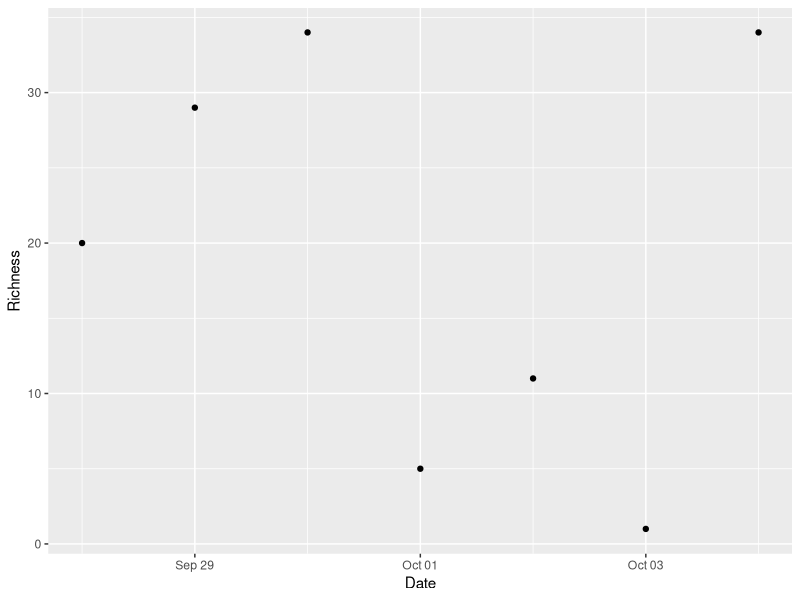
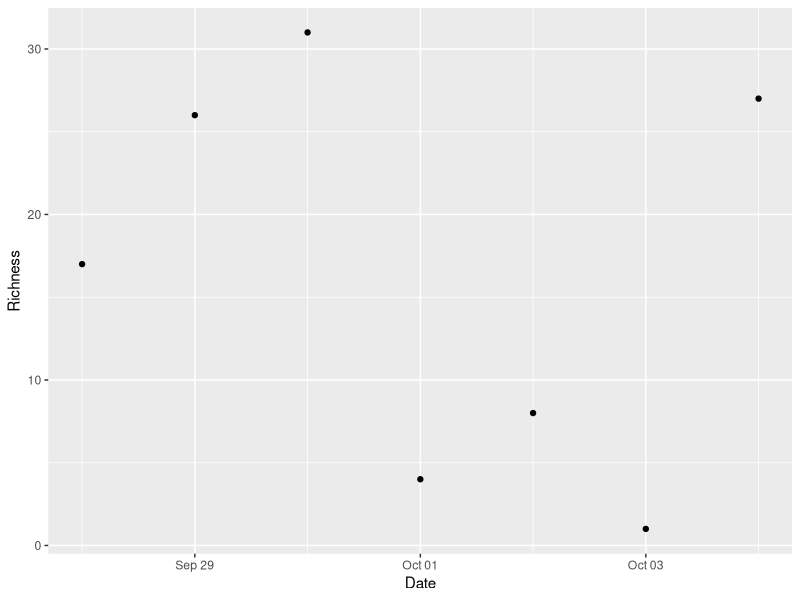
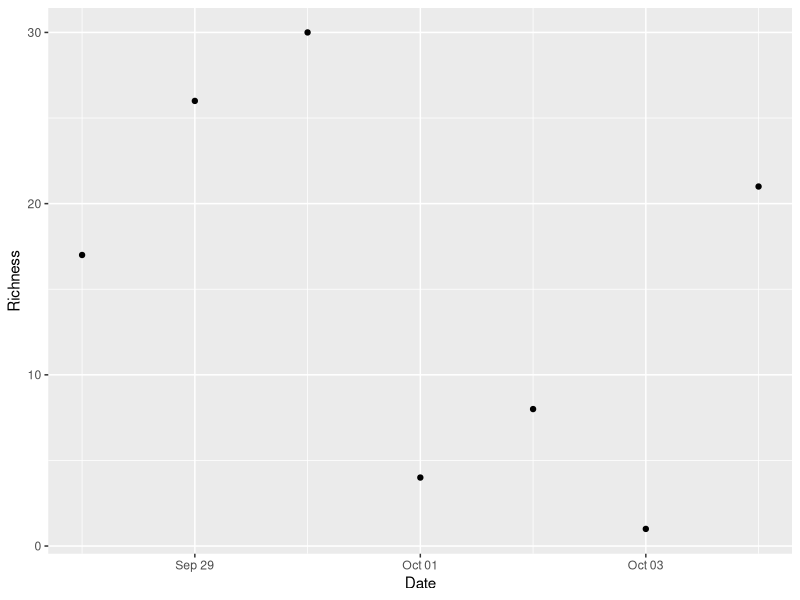
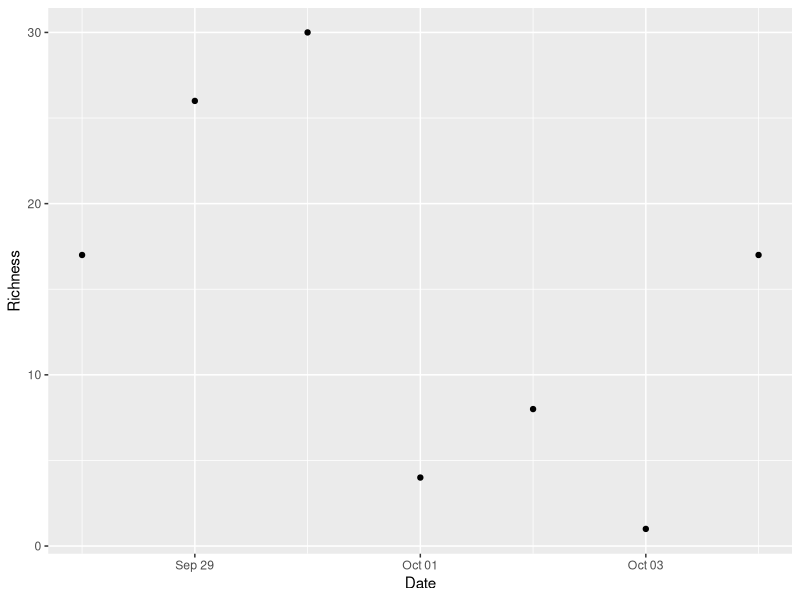
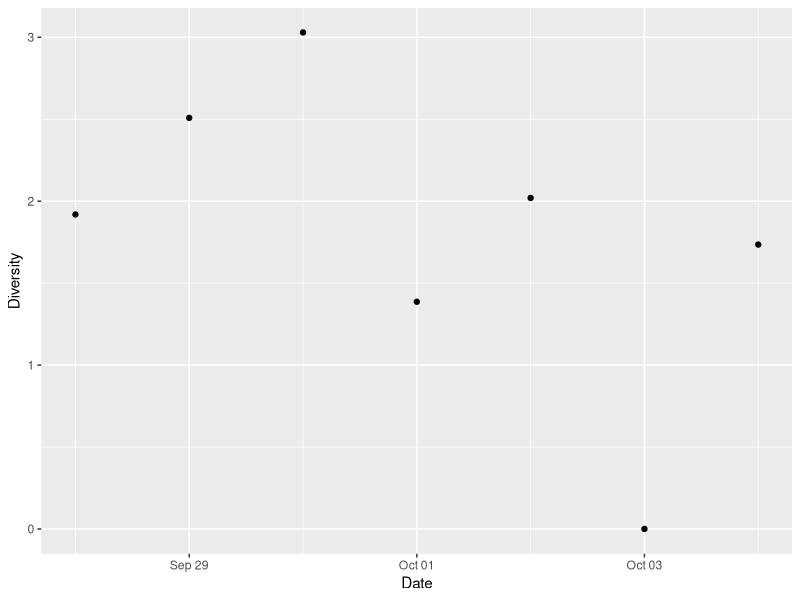
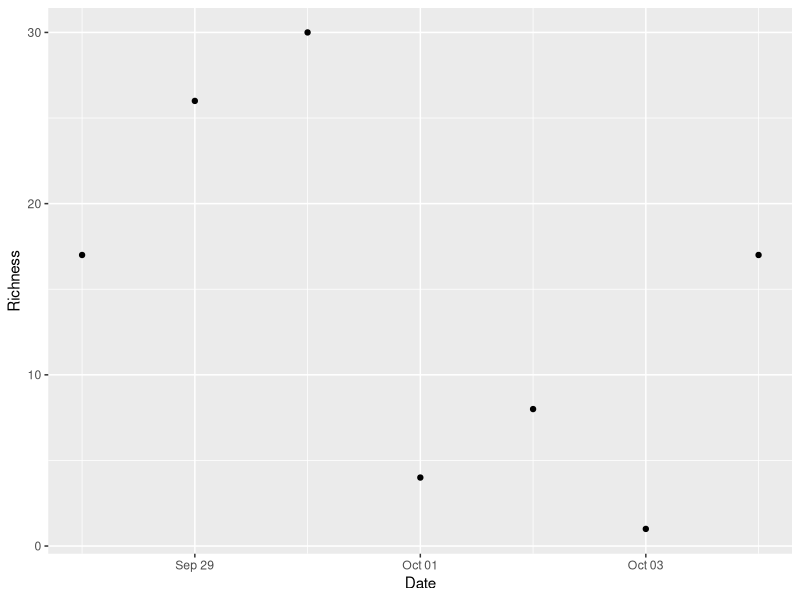
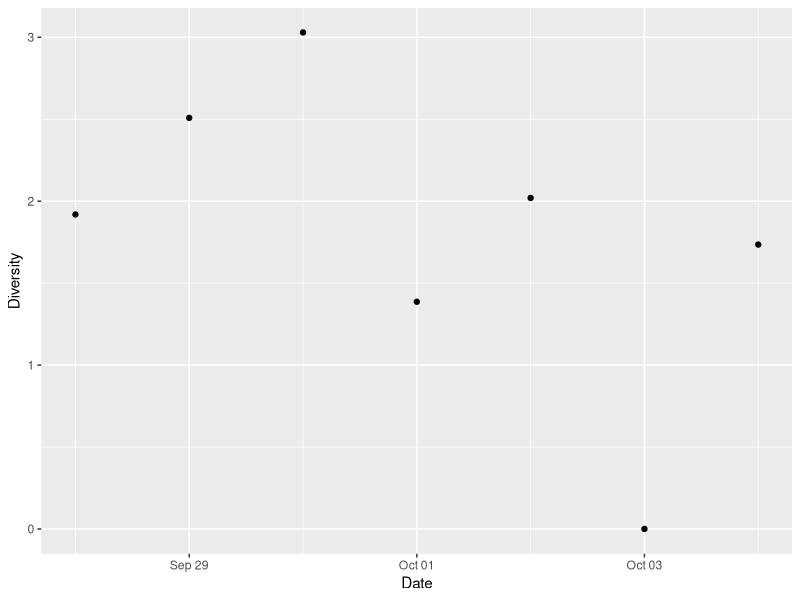
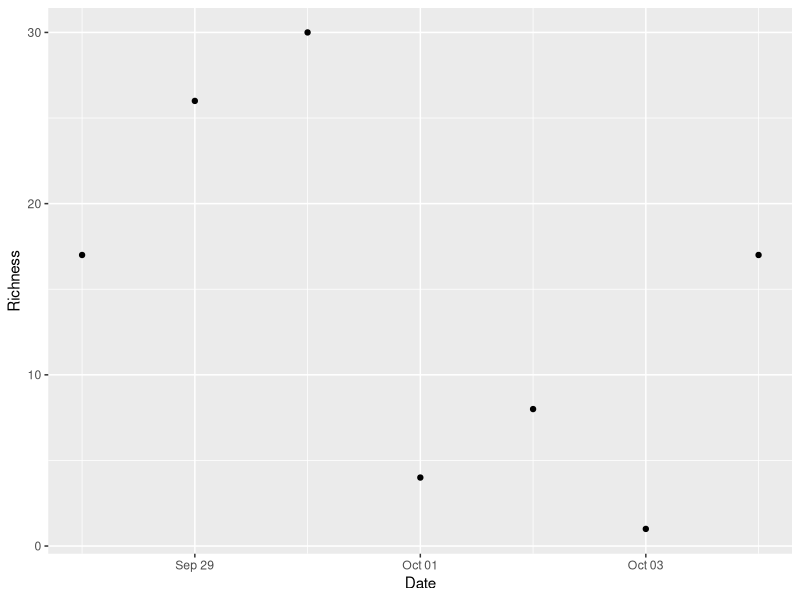

These figures' R source, in order:
## ---- chunk 1
#| output: false

libs <- c("vegan", "tidyverse")
libs_missing <- libs[!(libs %in% installed.packages()[, "Package"])]
if (length(libs_missing) > 0) {
  for (l in libs_missing) {
    install.packages(l)
  }
}
## ---- chunk 2
knitr::opts_chunk$set(echo = TRUE, fig.height = 3)
## ---- chunk 3
bird_data <- read.csv(file = "data/sweetwater-data-clean01.csv")
## ---- chunk 4
head(bird_data)
## ---- chunk 5
bird_data <- read.csv(file = "data/sweetwater-data-clean02.csv")
## ---- chunk 6
head(bird_data)
## ---- chunk 7
summary(bird_data)
## ---- chunk 8
bird_data$Date <- as.Date(bird_data$Date)
## ---- chunk 9
library(tidyverse)
## ---- chunk 10
# Calculate species richness per day
richness <- bird_data %>%
  group_by(Date) %>%
  summarize(Richness = n())
## ---- chunk 11
richness
## ---- chunk 12
# Plot daily species richness
richness_plot <- ggplot(data = richness,
                        mapping = aes(x = Date,
                                      y = Richness)) +
  geom_point()
print(richness_plot)
## ---- chunk 13
head(bird_data)
## ---- chunk 14
bird_data[15:20, ]
## ---- chunk 15
bird_data <- read.csv(file = "data/sweetwater-data-clean03.csv")
bird_data$Date <- as.Date(bird_data$Date)
## ---- chunk 16
# For comparing results before and after filter
unclean_richness <- richness
## ---- chunk 17
# Calculate species richness per day
richness <- bird_data %>%
  filter(ID_to_species == 1) %>%
  group_by(Date) %>%
  summarize(Richness = n())
## ---- chunk 18
unclean_richness
## ---- chunk 19
richness
## ---- chunk 20
richness_plot <- ggplot(data = richness,
                        mapping = aes(x = Date,
                                      y = Richness)) +
  geom_point()
print(richness_plot)
## ---- chunk 21
bird_data %>% filter(Date == "2019-10-04") %>% slice(1:10)
## ---- chunk 22
# Sum species counts for each day
bird_data_sums <- bird_data %>%
  filter(ID_to_species == 1) %>%
  group_by(Date, Species) %>%
  summarise(Count = sum(Count))
## ---- chunk 23
bird_data_sums %>% filter(Date == "2019-10-04")
## ---- chunk 24
# Calculate species richness per day
richness <- bird_data_sums %>%
  group_by(Date) %>%
  summarize(Richness = n())

# Plot daily species richness
richness_plot <- ggplot(data = richness,
                        mapping = aes(x = Date,
                                      y = Richness)) +
  geom_point()
print(richness_plot)
## ---- chunk 25
bird_data_sums %>% filter(Date == "2019-10-04")
## ---- chunk 26
bird_data <- read.csv(file = "data/sweetwater-data-clean04.csv")
bird_data$Date <- as.Date(bird_data$Date)
## ---- chunk 27
# Sum species counts for each day
bird_data_sums <- bird_data %>%
  filter(ID_to_species == 1) %>%
  group_by(Date, Species) %>%
  summarise(Count = sum(Count))
## ---- chunk 28
# Calculate species richness per day
richness <- bird_data_sums %>%
  group_by(Date) %>%
  summarize(Richness = n())

# Plot daily species richness
richness_plot <- ggplot(data = richness,
                        mapping = aes(x = Date,
                                      y = Richness)) +
  geom_point()
print(richness_plot)
## ---- chunk 29
library(vegan)
## ---- chunk 30
bird_data_wide <- bird_data_sums %>%
  pivot_wider(names_from = Species, 
              values_from = Count)
## ---- chunk 31
bird_data_wide[, 1:5]
## ---- chunk 32
species_counts <- bird_data_wide[, -1]
bird_diversity <- diversity(x = species_counts)
bird_diversity
## ---- chunk 33
bird_data_wide[is.na(bird_data_wide)] <- 0
## ---- chunk 34
# Calculate species diversity on count data
species_counts <- bird_data_wide[, -1]
bird_diversity <- diversity(x = species_counts)

# Add date
bird_diversity <- data.frame(Date = bird_data_wide$Date,
                        Diversity = bird_diversity)
## ---- chunk 35
# Plot species diversity of each date
diversity_plot <- ggplot(data = bird_diversity, 
                         mapping = aes(x = Date, y = Diversity)) +
  geom_point()
print(diversity_plot)
## ---- chunk 36
# Analyze sweetwater bird species richness
# Jeff Oliver
# jcoliver@email.arizona.edu
# 2019-11-01
## ---- chunk 37
# Analyze sweetwater bird species richness
# Jeff Oliver
# jcoliver@email.arizona.edu
# 2019-11-01

# Load additional packages
library(tidyverse)
library(vegan)

# Read in data
bird_data <- read.csv(file = "data/sweetwater-data-clean04.csv")

# Convert the Date column to date data type
bird_data$Date <- as.Date(bird_data$Date)
## ---- chunk 38
# Sum species counts for each day
bird_data_sums <- bird_data %>%
  filter(ID_to_species == 1) %>%
  group_by(Date, Species) %>%
  summarise(Count = sum(Count))
## ---- chunk 39
# Calculate species richness per day
richness <- bird_data_sums %>%
  group_by(Date) %>%
  summarize(Richness = n())
## ---- chunk 40
richness
## ---- chunk 41
# Plot daily species richness
richness_plot <- ggplot(data = richness,
                        mapping = aes(x = Date,
                                      y = Richness)) +
  geom_point()
print(richness_plot)
## ---- chunk 42
# Convert to wide format for species diversity calculation
bird_data_wide <- bird_data_sums %>%
  pivot_wider(names_from = Species,
              values_from = Count)

# Replace NA values with zeros
bird_data_wide[is.na(bird_data_wide)] <- 0
## ---- chunk 43
# Calculate species diversity on count data
species_counts <- bird_data_wide[, -1]
bird_diversity <- diversity(x = species_counts)

# Add date
bird_diversity <- data.frame(Date = bird_data_wide$Date,
                        Diversity = bird_diversity)
## ---- chunk 44
# Plot species diversity of each date
diversity_plot <- ggplot(data = bird_diversity, 
                         mapping = aes(x = Date, y = Diversity)) +
  geom_point()
print(diversity_plot)
## ---- chunk 45
print(richness_plot)
